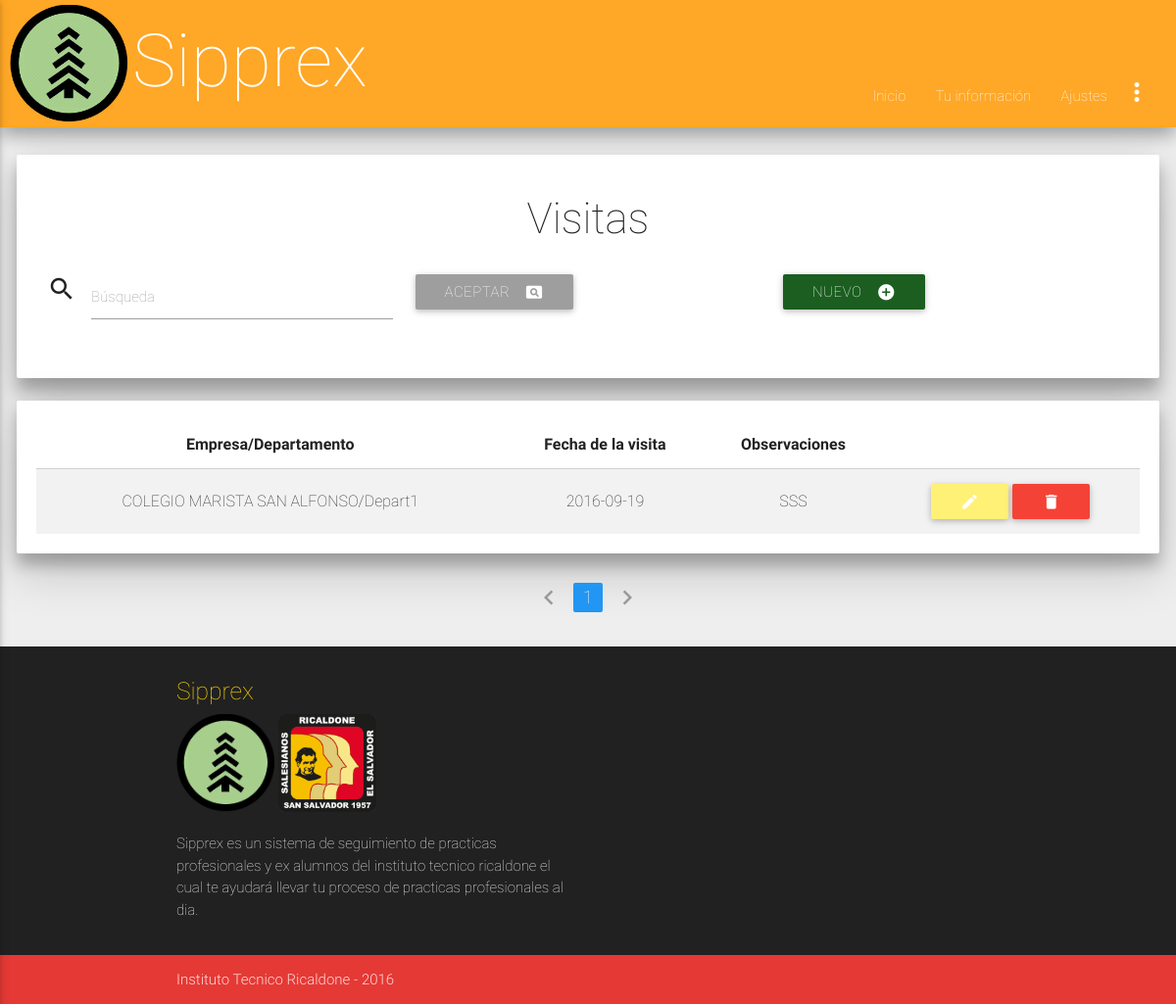
/admin/visitas_read.php (signed in), run on an earlier commit of the app's database.
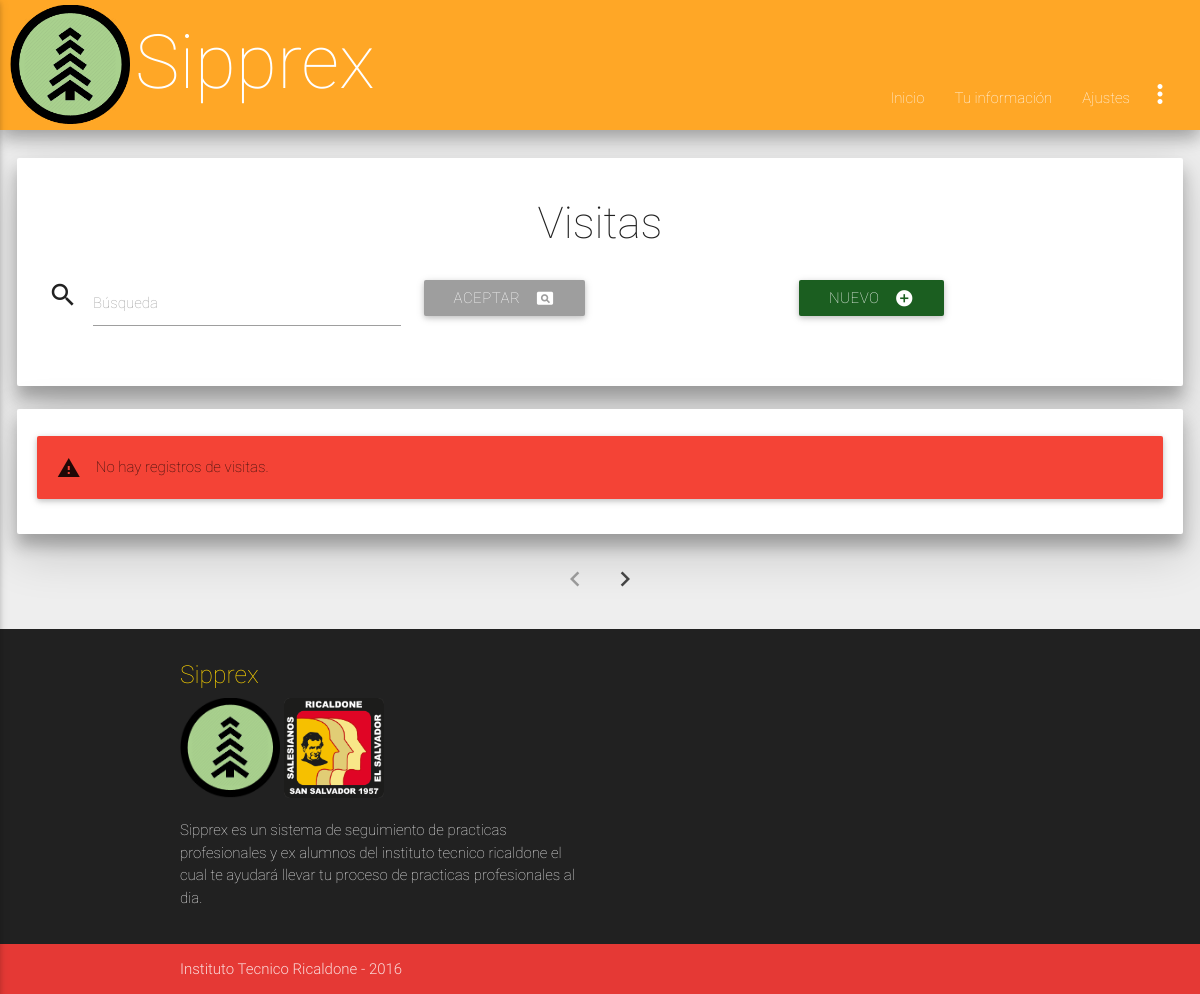
And on a later commit of the database.
### tables this page shows
CREATE TABLE `visitas` (
  `id_visita` int(11) NOT NULL,
  `empresa` int(11) NOT NULL,
  `fecha_ultima_visita` date NOT NULL,
  `observaciones` varchar(200) NOT NULL
);

CREATE TABLE `empresas` (
  `id_empresa` int(11) NOT NULL,
  `nombre_empresa` varchar(83) NOT NULL,
  `rubro` varchar(73) NOT NULL,
  `direccion` varchar(158) NOT NULL,
  `telefono` int(9) NOT NULL,
  `contacto` varchar(50) NOT NULL,
  `correo` varchar(49) NOT NULL,
  `codigo_empresa` varchar(30) DEFAULT NULL,
  `contraseña_empre` varchar(100) DEFAULT NULL
);

CREATE TABLE `departamentosempre` (
  `id_depar` int(7) NOT NULL,
  `departamento` varchar(25) NOT NULL,
  `encargado` varchar(30) DEFAULT NULL,
  `telefono_encargado` varchar(18) DEFAULT NULL,
  `empresa` int(11) DEFAULT NULL
);

### bibliotecas/conexion.php (called while the page is built, shortened)
<?php
class Database
{
    private static $connection;
    private static function connect()
    {
        $server = 'localhost';
        $database = 'ssppea';
        $username = 'admin_sipprex';
        $password = 'sipprexricaldone';
        $options = array(PDO::MYSQL_ATTR_INIT_COMMAND => "set names utf8");
        self::$connection = null;
        try
        {
            self::$connection = new PDO("mysql:host=".$server."; dbname=".$database, $username, $password, $options);
            self::$connection->setAttribute(PDO::ATTR_ERRMODE, PDO::ERRMODE_EXCEPTION);
        }
        catch(PDOException $exception)
        {
            die($exception->getMessage());
        }
    }
    private static function desconnect()
    {
        self::$connection = null;
    }
    public static function getRow($query, $values)
    {
        $statement = self::$connection->prepare($query);
        $statement->execute($values);
        return $statement->fetch(PDO::FETCH_BOTH);
    }
    public static function getRows($query, $values)
    {
        $statement = self::$connection->prepare($query);
        $statement->execute($values);
        return $statement->fetchAll(PDO::FETCH_BOTH);
    }
}
?>

### admin/visitas_read.php (the view, shortened to what the changed rows need)
<html>
  <?php
  require("../bibliotecas/conexion.php");
   ?>
    <head>
      <?php
      include("../inc/styles.php");
      ?>
    </head>
<body class="grey lighten-3">
<?php
include("../inc/nav.php")
?>
<div class="card-panel paneles z-depth-3">
<?php
$page = null;
		if($page == null) {
			$page = 1;
		}
		if($page == "" || $page == "1")
		{
			$page1 = 0;
		}
		else {
			$page1 = ($page*20)-20;
		}
if(!empty($_POST))
{
	$search = strip_tags(trim($_POST['buscar']));
	$sql = "SELECT id_visita, departamento, nombre_empresa, fecha_ultima_visita, observaciones FROM visitas, empresas, departamentosempre WHERE visitas.empresa = departamentosempre.id_depar AND departamentosempre.empresa = empresas.id_empresa AND empresa LIKE ? ORDER BY fecha_ultima_visita LIMIT $page1,20";
	$params = array("%$search%");
}
else
{
	$sql = "SELECT id_visita, departamento, nombre_empresa, fecha_ultima_visita, observaciones FROM visitas, empresas, departamentosempre WHERE visitas.empresa = departamentosempre.id_depar AND departamentosempre.empresa = empresas.id_empresa ORDER BY fecha_ultima_visita LIMIT $page1,20";
	$params = null;
}
$data = Database::getRows($sql, $params);
if($data != null)
{
	$tabla = 	"<table class='centered striped'>
					<thead>
			    		<tr>
				    		<th>Empresa/Departamento</th>
				    		<th>Fecha de la visita</th>
				    		<th>Observaciones</th>
			    		</tr>
		    		</thead>
		    		<tbody>";
		foreach($data as $row)
		{
	        $tabla .=	"<tr>
	            			<td>".htmlspecialchars($row['nombre_empresa'])."/".htmlspecialchars($row['departamento'])."</td>
	            			<td>".htmlspecialchars($row['fecha_ultima_visita'])."</td>
	            			<td><p class='truncate'>".htmlspecialchars($row['observaciones'])."</p></td>
	            			<td>
	            				<a href='visitas_save.php?id=".base64_encode(htmlspecialchars($row['id_visita']))."' class='btn  yellow lighten-2'><i class='material-icons'>edit</i></a>
								<a href='visitas_delete.php?id=".base64_encode(htmlspecialchars($row['id_visita']))."' class='btn red'><i class='material-icons'>delete</i></a>
							</td>
	        			</tr>";
		}
		$tabla .= 	"</tbody>
    			</table>";
	print($tabla);
}
else
{
	print("<div class='card-panel red'><i class='material-icons left'>warning</i>No hay registros de visitas.</div>");
}
?>
</div>
<ul class="pagination center-align">
	<?php
	$cons2 = ("SELECT COUNT(id_visita) FROM visitas");
            $parametros = null;
            $filas = Database::getRow($cons2, $parametros);
            $filas = $filas[0]/20;
            $filas = ceil($filas);
                if($page == 1)
                {
                    $pagi = "<li class='disabled'><a><i class='material-icons'>chevron_left</i></a></li>";
                }
                else {
                    $page2 = $page - 1;
                    $pagi = "<li class='waves-efect'><a href='visitas_read.php?page=".base64_encode($page2)."'><i class='material-icons'>chevron_left</i></a></li>";
                }
                for($i = 1; $i<=$filas; $i++) {
                    if($page==$i)
                    {
                     $pagi .= "<li class='active blue'><a href='visitas_read.php?page=".base64_encode($i)."'>$i</a></li>";
                    }
                    else{
                        $pagi .= "<li class='waves-effect'><a href='visitas_read.php?page=".base64_encode($i)."'>$i</a></li>";
                    }
                }
                if($page == $filas)
                {
                    $pagi .= "<li class='disabled'><a><i class='material-icons'>chevron_right</i></a></li>";
                }
                else {
                    $page2 = $page + 1;
                    $pagi .= "<li class='waves-efect'><a href='visitas_read.php?page=".base64_encode($page2)."'><i class='material-icons'>chevron_right</i></a></li>";
                }
                print($pagi);
	?>
	</ul>
 	</body>
</html>

What changed in the data, as far as the page shows it:
removed visitas: empresas.nombre_empresa "COLEGIO MARISTA SAN ALFONSO", empresa.departamento "Depart1", fecha_ultima_visita "2016-09-19", observaciones "SSS"
Also different on the page:
text no longer shown: "Empresa/Departamento Fecha de la visita Observaciones"
text now shown: "No hay registros de visitas."
list line gone: "1"
